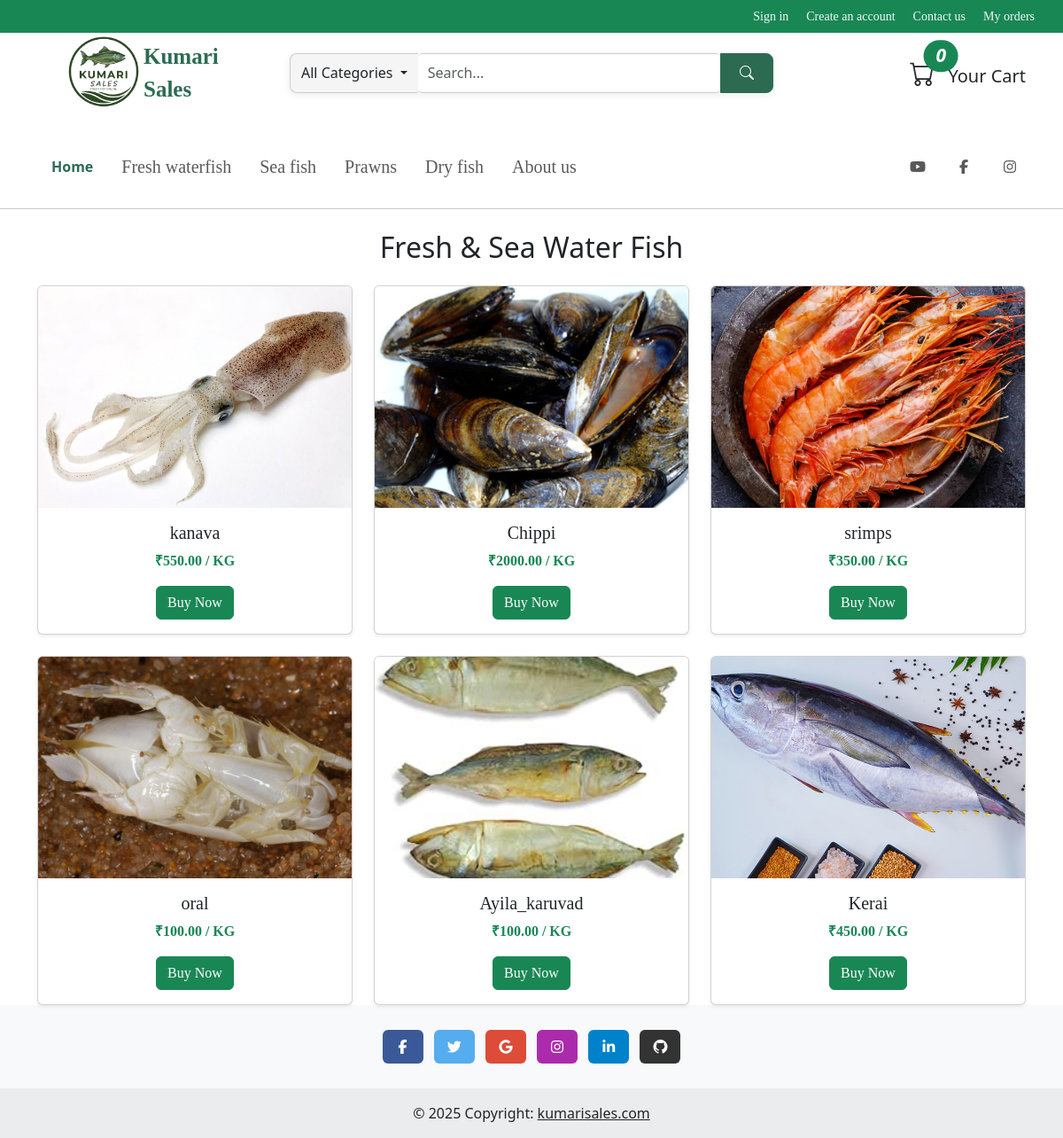
/home/, run on the app's committed database.
### sales/models.py (models this page shows, shortened)
class Product(models.Model):
    CATEGORY_CHOICES = [
        ('home', 'Home Products'),
        ('fresh', 'Fresh Fish'),
        ('sea', 'Sea Fish'),
        ('prawn', 'Prawns'),
        ('dry', 'Dry Fish'),
    ]
    name = models.CharField(max_length=200)
    price = models.DecimalField(max_digits=10, decimal_places=2)
    stock = models.PositiveIntegerField()
    category = models.CharField(max_length=20, choices=CATEGORY_CHOICES)
    image = models.ImageField(upload_to='products/')
    description = models.TextField()
    available = models.BooleanField(default=True)

### sales/views.py (the view)
# urls.py: path('home/', views.home_view, name='home'),
def home_view(request):
    products = Product.objects.filter(category='home')
    return render(request, 'home.html', {'products': products})

### sales/context_processors.py (called while the page is built)
def cart_count(request):
    if request.user.is_authenticated:
        cart_items = Cart.objects.filter(user=request.user)
        count = sum(item.quantity for item in cart_items)
    else:
        count = 0
    return {'cart_count': count}

### sales/templates/home.html (shortened to what this page needs)
{% load static %}
<!DOCTYPE html>
<html lang="en">
<head>
<link href="{% static 'css/style.css' %}" rel="stylesheet">
    <link href="https://cdnjs.cloudflare.com/ajax/libs/font-awesome/7.0.1/css/all.min.css" rel="stylesheet">
    <link href="{% static 'css/bootstrap.min.css'%}" rel="stylesheet">
<link rel="stylesheet" href="https://cdn.jsdelivr.net/npm/bootstrap-icons@1.10.5/font/bootstrap-icons.css">
</head>
<body>
  <div class="container-fluid bg-success">
    <div class="top-bar">
        <a href="{% url 'login' %}">Sign in</a>
        <a href="{% url 'signup' %}">Create an account</a>
        <a href="{% url 'contact' %}">Contact us</a>
        <a href="{% url 'myorders' %}">My orders</a>
    </div>
</div>
<section>
<div class="container" style="margin-top:-30px ;">
    <div class="row align-items-center">
        <div class="col-md-3 d-flex align-items-center">
            <img src="{% static 'images/logo2.png'%}" alt="Logo" height="150">
            <span class="fw-semibold" style="color:#2c6b52;font-family:Poppins;margin-left:-30px; font-size:25px">Kumari Sales</span>
        </div>
       <div class="col-md-6">
  <div class="input-group custom-search">
    <button class="btn category-btn dropdown-toggle"
            type="button"
            data-bs-toggle="dropdown">
      All Categories
    </button>
    <div class="position-relative flex-grow-1">
      <input type="text"
             id="searchInput"
             class="form-control search-input"
             placeholder="Search..."
             autocomplete="off">
    </div>
    <button class="btn search-btn" type="button">
      <i class="bi bi-search"></i>
    </button>
  </div>
</div>
        <div class="col-md-3 text-end">
<a href="{% url 'cart' %}" class="text-decoration-none text-dark">
<i class="bi bi-cart" style="font-size:28px; position:relative;">
<span class="position-absolute top-0 start-100 translate-middle badge rounded-pill bg-success">
{{ cart_count }}
</span>
</i>
<span class="ms-2 fs-5">Your Cart</span>
</a>
</div>
</div>
</section>
  <section>
      <nav class="navbar navbar-expand-lg bg-default" >
    <div class="container">
      <a class=" nav-link px-3 menu-link active fw-bold text-success" href="{% url 'home' %}">Home</a>
      <div class="collapse navbar-collapse" id="navbarExample01">
        <ul class="navbar-nav me-auto mb-2 mb-lg-0">
          <li class="nav-item active">
            <a class="nav-link px-3  menu-link" id="ai" href="{% url 'fresh' %}">Fresh waterfish</a>
          </li>
          <li class="nav-item">
            <a class="nav-link px-3  menu-link " id="ai" href="{% url 'sea'%}">Sea fish</a>
          </li>
          <li class="nav-item">
            <a class="nav-link px-3  menu-link " id="ai" href="{% url 'prawn' %}">Prawns</a>
          </li>
          <li class="nav-item active">
            <a class="nav-link px-3  menu-link" id="ai" href="{% url 'dry' %}">Dry fish</a>
          </li>
          <li class="nav-item">
            <a class="nav-link px-3  menu-link" id="ai" href="{% url 'about' %}">About us</a>
          </li>
        </ul>
        <ul class="navbar-nav flex-row">
          <li class="nav-item">
            <a class="nav-link pe-3" href="#!">
              <i class="fab fa-youtube"></i>
            </a>
          </li>
          <li class="nav-item">
            <a class="nav-link px-3" href="#!">
              <i class="fab fa-facebook-f"></i>
            </a>
          </li>
          <li class="nav-item">
            <a class="nav-link ps-3" href="#!">
              <i class="fab fa-instagram"></i>
            </a>
          </li>
        </ul>
      </div>
    </div>
  </nav>
  </section>
<hr>
<section>
<h2 class="text-center mt-4">Fresh & Sea Water Fish</h2>
<div class="container mt-4">
<div class="row g-4">
{% for product in products %}
<div class="col-md-4">
<div id="product-{{ product.name|slugify }}"
class="card h-100 text-center shadow-sm">
<img src="{{ product.image.url }}"
class="card-img-top"
style="height:250px; object-fit:cover;">
<div class="card-body d-flex flex-column">
<h5>{{ product.name }}</h5>
<p class="fw-bold text-success">₹{{ product.price }} / KG</p>
<div class="mt-auto">
<a href="{% url 'product_detail' product.id %}"
   class="btn btn-success">
   Buy Now
</a>
</div>
</div>
</div>
</div>
{% endfor %}
</div>
</div>
</section>
<section>
  <footer class="bg-body-tertiary text-center">
  <div class="container p-4 pb-0">
    <section class="mb-4">
      <a
      data-mdb-ripple-init
        class="btn text-white btn-floating m-1"
        style="background-color: #3b5998;"
        href="#!"
        role="button"
        ><i class="fab fa-facebook-f"></i
      ></a>
      <a
        data-mdb-ripple-init
        class="btn text-white btn-floating m-1"
        style="background-color: #55acee;"
        href="#!"
        role="button"
        ><i class="fab fa-twitter"></i
      ></a>
      <a
        data-mdb-ripple-init
        class="btn text-white btn-floating m-1"
        style="background-color: #dd4b39;"
        href="#!"
        role="button"
        ><i class="fab fa-google"></i
      ></a>
      <a
        data-mdb-ripple-init
        class="btn text-white btn-floating m-1"
        style="background-color: #ac2bac;"
        href="#!"
        role="button"
        ><i class="fab fa-instagram"></i
      ></a>
      <a
        data-mdb-ripple-init
        class="btn text-white btn-floating m-1"
        style="background-color: #0082ca;"
        href="#!"
        role="button"
        ><i class="fab fa-linkedin-in"></i
      ></a>
      <a
        data-mdb-ripple-init
        class="btn text-white btn-floating m-1"
        style="background-color: #333333;"
        href="#!"
        role="button"
        ><i class="fab fa-github"></i
      ></a>
    </section>
  </div>
  <div class="text-center p-3" style="background-color: rgba(0, 0, 0, 0.05);">
    © 2025 Copyright:
    <a class="text-body" href="#">kumarisales.com</a>
  </div>
</footer>
</section>
</body>
</html>

### sales/static/css/style.css (style rules this page uses)
#ai { font-family: poppins; font-size: 20px; }
.menu-link.active { font-weight: bold; color: #2c6b52 !important; }
.card { font-family: poppins; }

### sales/templates/home.html (style rules this page uses)
.custom-search { max-width: 750px; height: 45px; box-shadow: 0 2px 8px rgba(0,0,0,0.08); border-radius: 8px; }
.top-bar { display: flex; justify-content: flex-end; align-items: center; gap: 20px; padding: 8px 20px; }
.top-bar a { text-decoration: none; color: aliceblue; font-family: Poppins; font-size: 14px; }
.category-btn { background: #f5f5f5; border: 1px solid #ccc; border-right: none; border-radius: 8px 0 0 8px; font-weight: 500; height: 45px; }
.search-input { border: 1px solid #ccc; border-left: none; border-right: none; height: 45px; box-shadow: none; }
.search-btn { background: #2c6b52; color: white; border: 1px solid #2c6b52; border-radius: 0 8px 8px 0; height: 45px; width: 60px; }

### data on the page
Product: image (picture), name "kanava", price "550.00"
Product: image (picture), name "Chippi", price "2000.00"
Product: image (picture), name "srimps", price "350.00"
Product: image (picture), name "oral", price "100.00"
Product: image (picture), name "Ayila_karuvad", price "100.00"
Product: image (picture), name "Kerai", price "450.00"

### other printed values
{{ cart_count }} "0"
